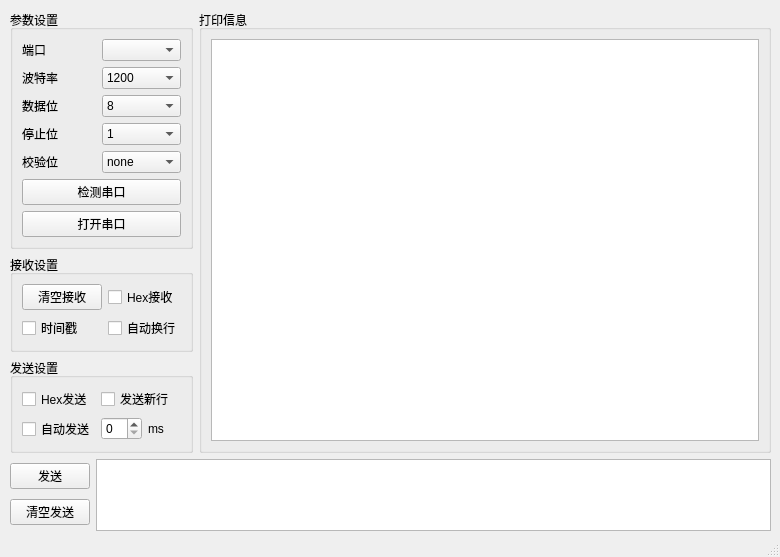
<?xml version="1.0" encoding="UTF-8"?>
<ui version="4.0">
 <class>MainWindow</class>
 <widget class="QMainWindow" name="MainWindow">
  <property name="geometry">
   <rect>
    <x>0</x>
    <y>0</y>
    <width>780</width>
    <height>557</height>
   </rect>
  </property>
  <property name="windowTitle">
   <string>串口工具</string>
  </property>
  <widget class="QWidget" name="centralwidget">
   <widget class="QWidget" name="">
    <property name="geometry">
     <rect>
      <x>10</x>
      <y>10</y>
      <width>761</width>
      <height>521</height>
     </rect>
    </property>
    <layout class="QVBoxLayout" name="verticalLayout_9">
     <item>
      <layout class="QHBoxLayout" name="horizontalLayout_5">
       <item>
        <layout class="QVBoxLayout" name="verticalLayout_8">
         <item>
          <widget class="QGroupBox" name="groupBox">
           <property name="title">
            <string>参数设置</string>
           </property>
           <layout class="QVBoxLayout" name="verticalLayout_7">
            <item>
             <layout class="QVBoxLayout" name="verticalLayout_5">
              <item>
               <layout class="QHBoxLayout" name="horizontalLayout">
                <item>
                 <layout class="QVBoxLayout" name="verticalLayout_3">
                  <item>
                   <widget class="QLabel" name="label_2">
                    <property name="text">
                     <string>端口</string>
                    </property>
                   </widget>
                  </item>
                  <item>
                   <widget class="QLabel" name="label_3">
                    <property name="text">
                     <string>波特率</string>
                    </property>
                   </widget>
                  </item>
                  <item>
                   <widget class="QLabel" name="label_4">
                    <property name="text">
                     <string>数据位</string>
                    </property>
                   </widget>
                  </item>
                  <item>
                   <widget class="QLabel" name="label_5">
                    <property name="text">
                     <string>停止位</string>
                    </property>
                   </widget>
                  </item>
                  <item>
                   <widget class="QLabel" name="label_6">
                    <property name="text">
                     <string>校验位</string>
                    </property>
                   </widget>
                  </item>
                 </layout>
                </item>
                <item>
                 <layout class="QVBoxLayout" name="verticalLayout_2">
                  <item>
                   <widget class="QComboBox" name="serailCb"/>
                  </item>
                  <item>
                   <widget class="QComboBox" name="baundrateCb">
                    <property name="currentIndex">
                     <number>0</number>
                    </property>
                    <property name="maxVisibleItems">
                     <number>11</number>
                    </property>
                    <property name="maxCount">
                     <number>2147483647</number>
                    </property>
                    <item>
                     <property name="text">
                      <string>1200</string>
                     </property>
                    </item>
                    <item>
                     <property name="text">
                      <string>2400</string>
                     </property>
                    </item>
                    <item>
                     <property name="text">
                      <string>4800</string>
                     </property>
                    </item>
                    <item>
                     <property name="text">
                      <string>9600</string>
                     </property>
                    </item>
                    <item>
                     <property name="text">
                      <string>19200</string>
                     </property>
                    </item>
                    <item>
                     <property name="text">
                      <string>38400</string>
                     </property>
                    </item>
                    <item>
                     <property name="text">
                      <string>57600</string>
                     </property>
                    </item>
                    <item>
                     <property name="text">
                      <string>115200</string>
                     </property>
                    </item>
                    <item>
                     <property name="text">
                      <string>921600</string>
                     </property>
                    </item>
                    <item>
                     <property name="text">
                      <string>1152000</string>
                     </property>
                    </item>
                    <item>
                     <property name="text">
                      <string>2000000</string>
                     </property>
                    </item>
                   </widget>
                  </item>
                  <item>
                   <widget class="QComboBox" name="databitCb">
                    <property name="currentIndex">
                     <number>3</number>
                    </property>
                    <item>
                     <property name="text">
                      <string>5</string>
                     </property>
                    </item>
                    <item>
                     <property name="text">
                      <string>6</string>
                     </property>
                    </item>
                    <item>
                     <property name="text">
                      <string>7</string>
                     </property>
                    </item>
                    <item>
                     <property name="text">
                      <string>8</string>
                     </property>
                    </item>
                   </widget>
                  </item>
                  <item>
                   <widget class="QComboBox" name="stopbitCb">
                    <item>
                     <property name="text">
                      <string>1</string>
                     </property>
                    </item>
                    <item>
                     <property name="text">
                      <string>1.5</string>
                     </property>
                    </item>
                    <item>
                     <property name="text">
                      <string>2</string>
                     </property>
                    </item>
                   </widget>
                  </item>
                  <item>
                   <widget class="QComboBox" name="checkbitCb">
                    <item>
                     <property name="text">
                      <string>none</string>
                     </property>
                    </item>
                    <item>
                     <property name="text">
                      <string>寄校验</string>
                     </property>
                    </item>
                    <item>
                     <property name="text">
                      <string>偶校验</string>
                     </property>
                    </item>
                   </widget>
                  </item>
                 </layout>
                </item>
               </layout>
              </item>
              <item>
               <layout class="QVBoxLayout" name="verticalLayout_4">
                <item>
                 <widget class="QPushButton" name="btnSerialCheck">
                  <property name="text">
                   <string>检测串口</string>
                  </property>
                 </widget>
                </item>
                <item>
                 <widget class="QPushButton" name="openBt">
                  <property name="text">
                   <string>打开串口</string>
                  </property>
                 </widget>
                </item>
               </layout>
              </item>
             </layout>
            </item>
           </layout>
          </widget>
         </item>
         <item>
          <layout class="QVBoxLayout" name="verticalLayout_6">
           <item>
            <widget class="QGroupBox" name="groupBox_2">
             <property name="title">
              <string>接收设置</string>
             </property>
             <layout class="QHBoxLayout" name="horizontalLayout_3">
              <item>
               <layout class="QGridLayout" name="gridLayout_2">
                <item row="0" column="0">
                 <widget class="QPushButton" name="clearBt">
                  <property name="text">
                   <string>清空接收</string>
                  </property>
                 </widget>
                </item>
                <item row="0" column="1">
                 <widget class="QCheckBox" name="chkRevHex">
                  <property name="text">
                   <string>Hex接收</string>
                  </property>
                 </widget>
                </item>
                <item row="1" column="0">
                 <widget class="QCheckBox" name="chkRevTime">
                  <property name="text">
                   <string>时间戳</string>
                  </property>
                 </widget>
                </item>
                <item row="1" column="1">
                 <widget class="QCheckBox" name="chkRevLine">
                  <property name="text">
                   <string>自动换行</string>
                  </property>
                 </widget>
                </item>
               </layout>
              </item>
             </layout>
            </widget>
           </item>
           <item>
            <widget class="QGroupBox" name="groupBox_4">
             <property name="title">
              <string>发送设置</string>
             </property>
             <layout class="QHBoxLayout" name="horizontalLayout_2">
              <item>
               <layout class="QGridLayout" name="gridLayout_3">
                <item row="0" column="0">
                 <widget class="QCheckBox" name="chkSendHex">
                  <property name="text">
                   <string>Hex发送</string>
                  </property>
                 </widget>
                </item>
                <item row="0" column="1" colspan="2">
                 <widget class="QCheckBox" name="chkSendLine">
                  <property name="text">
                   <string>发送新行</string>
                  </property>
                 </widget>
                </item>
                <item row="1" column="0">
                 <widget class="QCheckBox" name="chkTimSend">
                  <property name="text">
                   <string>自动发送</string>
                  </property>
                 </widget>
                </item>
                <item row="1" column="1">
                 <widget class="QSpinBox" name="txtSendMs"/>
                </item>
                <item row="1" column="2">
                 <widget class="QLabel" name="label_9">
                  <property name="text">
                   <string>ms</string>
                  </property>
                 </widget>
                </item>
               </layout>
              </item>
             </layout>
            </widget>
           </item>
          </layout>
         </item>
        </layout>
       </item>
       <item>
        <widget class="QGroupBox" name="groupBox_3">
         <property name="title">
          <string>打印信息</string>
         </property>
         <layout class="QHBoxLayout" name="horizontalLayout_4">
          <item>
           <widget class="QPlainTextEdit" name="recvEdit">
            <property name="readOnly">
             <bool>true</bool>
            </property>
           </widget>
          </item>
         </layout>
        </widget>
       </item>
      </layout>
     </item>
     <item>
      <layout class="QGridLayout" name="gridLayout_4">
       <item row="0" column="0">
        <layout class="QVBoxLayout" name="verticalLayout">
         <item>
          <widget class="QPushButton" name="sendBt">
           <property name="text">
            <string>发送</string>
           </property>
          </widget>
         </item>
         <item>
          <widget class="QPushButton" name="btnClearSend">
           <property name="text">
            <string>清空发送</string>
           </property>
          </widget>
         </item>
        </layout>
       </item>
       <item row="0" column="1">
        <widget class="QTextEdit" name="sendEdit"/>
       </item>
      </layout>
     </item>
    </layout>
   </widget>
   <zorder>groupBox</zorder>
   <zorder>groupBox_4</zorder>
   <zorder>groupBox_2</zorder>
   <zorder>layoutWidget</zorder>
   <zorder>layoutWidget</zorder>
   <zorder>groupBox_3</zorder>
  </widget>
  <widget class="QStatusBar" name="statusbar"/>
 </widget>
 <resources/>
 <connections/>
</ui>
